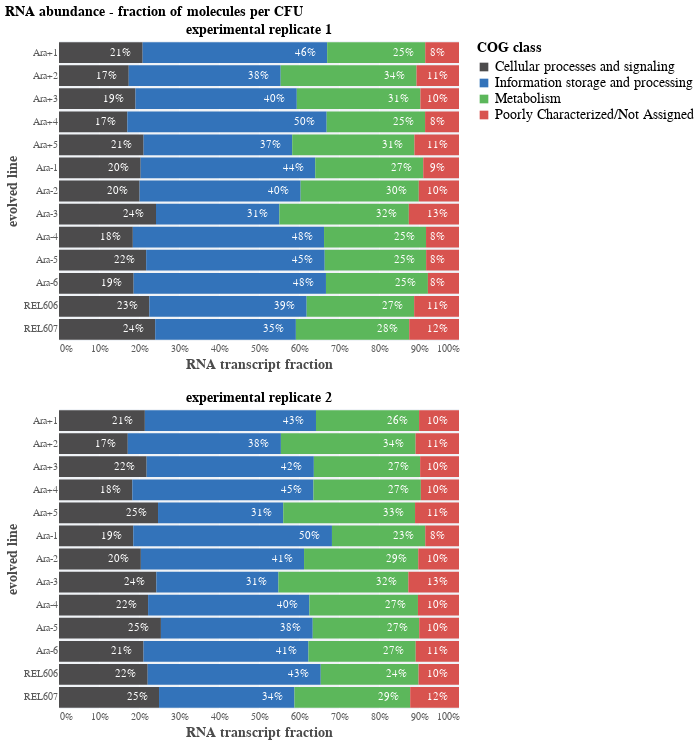

The notebook cell this image was saved under:
### Code cell
charts = []
for rep in [1, 2]:
    bars = alt.Chart(agg[agg['replicate']==rep]).mark_bar().encode(
                x=alt.X(field='n_mol_per_cfu', type='quantitative', title='RNA transcript fraction',
                stack='normalize'),
                detail='line:N',
                order='line:N',
                y=alt.Y(field='line', type='nominal', title='evolved line'),
                color=alt.Color(field='cog_sector', type='nominal', title='COG class')
            )
            
            
    text = alt.Chart(agg[agg['replicate']==rep]).mark_text(dx=-22, color='white').encode(
                x=alt.X(field='n_mol_per_cfu', type='quantitative', title='RNA transcript fraction',
                stack='normalize'),
                y=alt.Y(field='line', type='nominal', title='evolved line'),
                order='line:N',
                # color = alt.Color(field='cog_sector', type='nominal', title='COG_class'),
                text=alt.Text(field='fraction', type='quantitative', format='0.0%')
            )
    charts.append((bars + text))

layer = (charts[0].properties(title='experimental replicate 1') &\
         charts[1].properties(title='experimental replicate 2')
         ).configure_legend(
             labelLimit=1000
         ).properties(
             title='RNA abundance - fraction of molecules per CFU'
         )
save(layer, '/Users/gchure/Desktop/Favate2021_RNA_per_CFU_fraction.pdf')
layer
